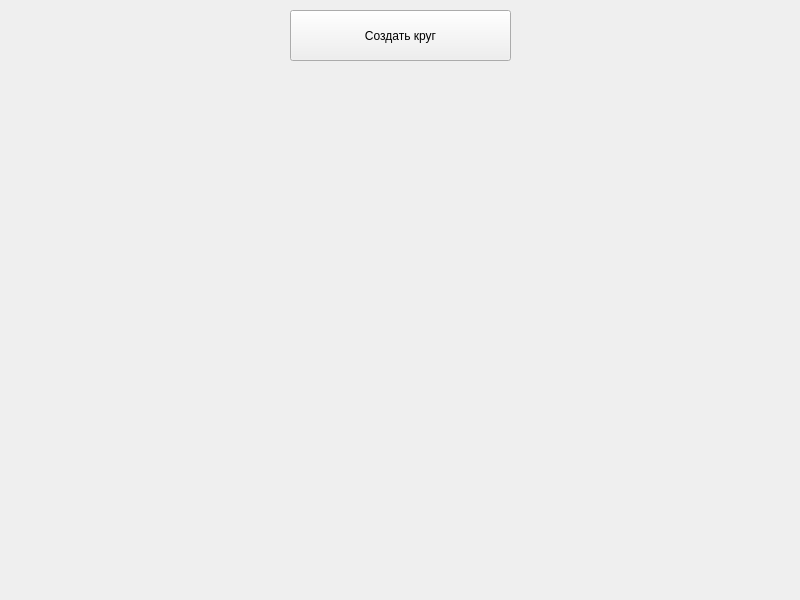
<?xml version="1.0" encoding="UTF-8"?>
<ui version="4.0">
 <class>MainWindow</class>
 <widget class="QMainWindow" name="MainWindow">
  <property name="geometry">
   <rect>
    <x>0</x>
    <y>0</y>
    <width>800</width>
    <height>600</height>
   </rect>
  </property>
  <property name="windowTitle">
   <string>MainWindow</string>
  </property>
  <widget class="QWidget" name="centralwidget">
   <widget class="QPushButton" name="CreateButton">
    <property name="geometry">
     <rect>
      <x>290</x>
      <y>10</y>
      <width>221</width>
      <height>51</height>
     </rect>
    </property>
    <property name="text">
     <string>Создать круг</string>
    </property>
   </widget>
  </widget>
 </widget>
 <resources/>
 <connections/>
</ui>
